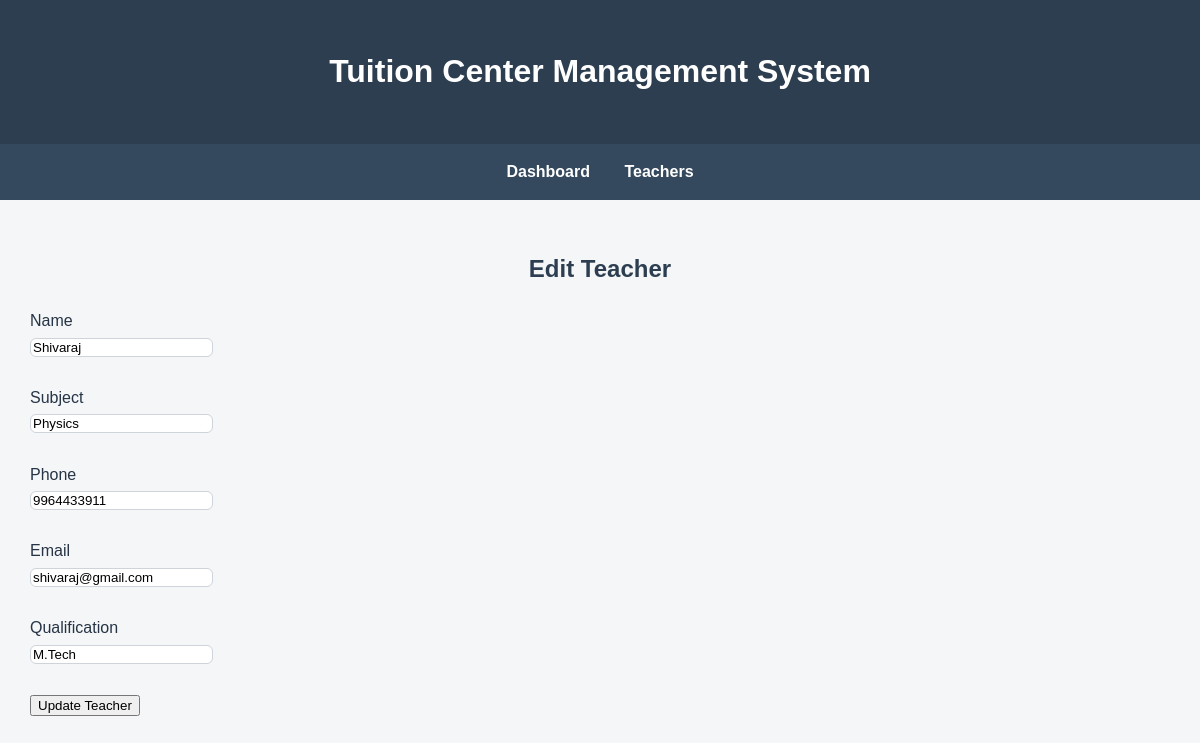
/edit_teacher/6 (signed in), run on the app's committed database.
### tables this page shows
CREATE TABLE teachers (
        id INTEGER PRIMARY KEY AUTOINCREMENT,
        name TEXT NOT NULL,
        subject TEXT NOT NULL,
        phone TEXT,
        email TEXT,
        qualification TEXT
        );

### app.py (the view, shortened to what this page needs)
@app.route("/edit_teacher/<int:id>", methods=["GET", "POST"])
@login_required
def edit_teacher(id):
    conn = get_db_connection()
    teacher = conn.execute(
        "SELECT * FROM teachers WHERE id = ?", (id,)
    ).fetchone()
    if teacher is None:
        conn.close()
        return "Teacher not found", 404
    conn.close()
    return render_template(
        "edit_teacher.html",
        teacher=teacher
    )

### app.py (called while the page is built)
def get_db_connection():
    conn = sqlite3.connect("tuition.db")
    conn.row_factory = sqlite3.Row
    return conn

def login_required(route_function):
    @wraps(route_function)
    def wrapper(*args, **kwargs):
        if "admin_id" not in session:
            return redirect(url_for("login"))
        return route_function(*args, **kwargs)
    return wrapper

### templates/edit_teacher.html (shortened to what this page needs)
<!DOCTYPE html>
<html>
<head>
    <link rel="stylesheet"
          href="{{ url_for('static', filename='style.css') }}">
</head>
<body>
<header>
    <h1>Tuition Center Management System</h1>
</header>
<nav>
    <a href="/">Dashboard</a>
    <a href="/teachers">Teachers</a>
</nav>
<main>
    <h2>Edit Teacher</h2>
    <form method="POST">
        <label>Name</label><br>
        <input type="text" name="name"
               value="{{ teacher['name'] }}" required>
        <br><br>
        <label>Subject</label><br>
        <input type="text" name="subject"
               value="{{ teacher['subject'] }}" required>
        <br><br>
        <label>Phone</label><br>
        <input type="text" name="phone"
               value="{{ teacher['phone'] }}">
        <br><br>
        <label>Email</label><br>
        <input type="email" name="email"
               value="{{ teacher['email'] }}">
        <br><br>
        <label>Qualification</label><br>
        <input type="text" name="qualification"
               value="{{ teacher['qualification'] }}">
        <br><br>
        <button type="submit">Update Teacher</button>
    </form>
</main>
</body>
</html>

### static/style.css (style rules this page uses)
body { font-family: Arial, sans-serif; margin: 0; background-color: #f4f6f8; }
header { background-color: #2c3e50; color: white; text-align: center; padding: 25px; }
nav { background-color: #34495e; text-align: center; padding: 15px; }
nav a { color: white; text-decoration: none; margin: 15px; font-weight: bold; }
main { padding: 30px; }
main h2 { text-align: center; }
* { box-sizing: border-box; }
body { color: #263445; line-height: 1.6; }
main h1, main h2, .container h1, .container h2 { color: #2c3e50; }
main h2 { margin-bottom: 20px; }
button, .primary-btn, .export-btn, .back-btn, .secondary-btn { font-family: inherit; transition: background-color 0.2s ease, box-shadow 0.2s ease; }
input, select, textarea { font-family: inherit; max-width: 100%; }
input:not([type="checkbox"]):not([type="radio"]), select, textarea { border: 1px solid #ced4da; border-radius: 6px; }

### data on the page
teachers: name "Shivaraj", subject "Physics", phone "9964433911", email "shivaraj@gmail.com", qualification "M.Tech"
